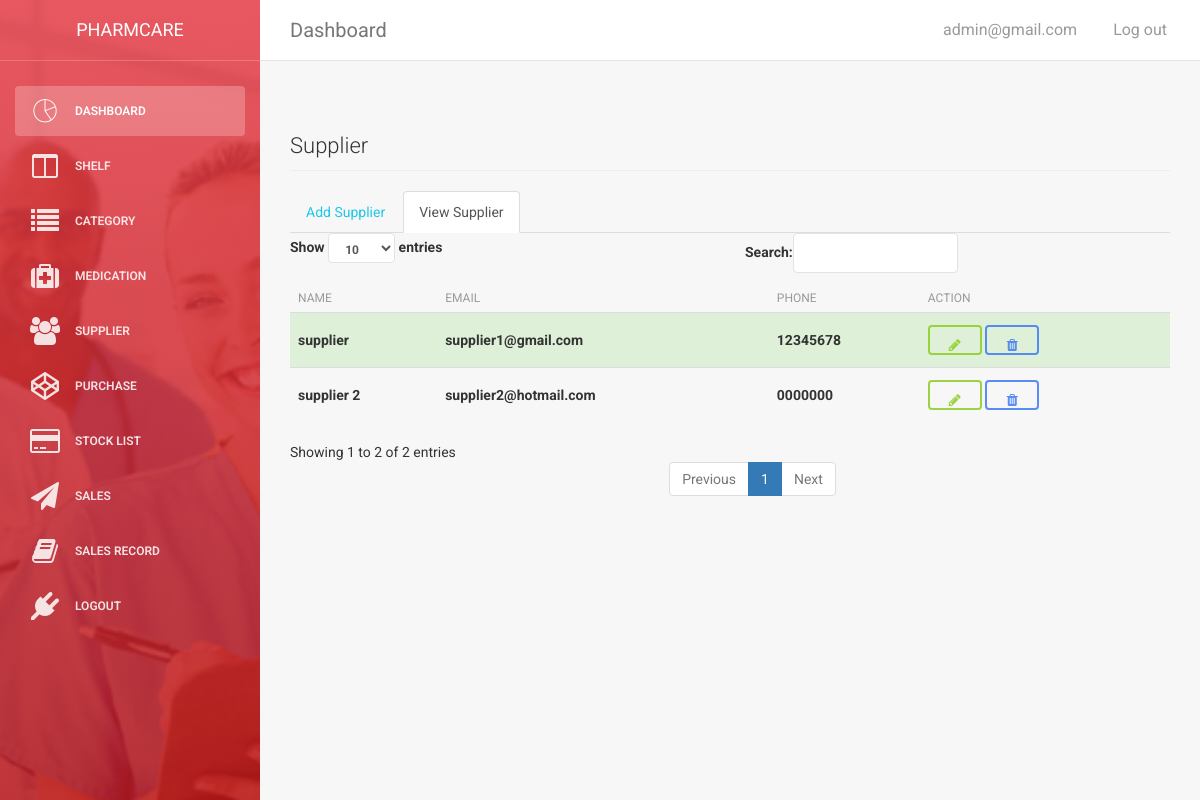
The page /admin/administrator/supplier.php (signed in) on the database its author committed.
### tables this page shows
CREATE TABLE `supplier` (
  `id` int(11) NOT NULL,
  `name` varchar(255) NOT NULL,
  `email` varchar(255) NOT NULL,
  `phone` varchar(12) NOT NULL,
  `address` varchar(255) NOT NULL,
  `notes` varchar(100) NOT NULL
);

### admin/includes/manage_supplier.php (the view, shortened to what this page needs)
<ul class="nav nav-tabs">
  <li><a href="supplier.php?source=add_supplier">Add Supplier</a></li>
  <li class="active"><a href="supplier.php">View Supplier</a></li>
</ul>
            <table class="table" id="myTable">
                <thead>
                  <tr>
                      <th>Name</th>
                      <th>Email</th>
                      <th>Phone</th>
                      <th>Action</th>
                  </tr>
                </thead>
                <tbody>
                  <tr class="success">
<?php
    global $connection;
    $query = "SELECT * FROM supplier";
    $result = mysqli_query($connection,$query);
    while($row = mysqli_fetch_assoc($result)){
        $id = $row['id'];
        $name = $row['name'];
        $email = $row['email'];
        $phone = $row['phone'];
       ?><th><?php echo $name ;?></th>
        <th><?php echo $email ;?></th>
        <th><?php echo $phone ;?></th>
        <th><?php echo "<a href='supplier.php?source=edit_supplier&supplier_id={$id}'><button type='button' class='btn btn-success input-sm'><span><i class='fa fa-pencil''></i></span></button></a>";?>
        <?php echo "<a href='supplier.php?delete={$row['id']}'><button type='button' class='btn btn-primary input-sm'><span><i class='fa fa-trash''></i></span></button></a>";?>
        </th>
        </tr><?php
    }
?>
                </tbody>
            </table>

### rows shown on the page
supplier: name "supplier", email "supplier1@gmail.com", phone "12345678"
supplier: name "supplier 2", email "supplier2@hotmail.com", phone "0000000"

### other values the page prints
$_SESSION['username'] "admin@gmail.com"
